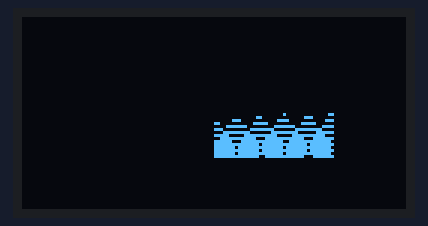
Bench run of a sketch on a simulated Arduino Uno, built with avr-gcc and run on an emulated ATmega328P. Parts: 128×64 one-colour display.

Above: at 0.1 s.

The sketch:

rotateTest.ino
```cpp
#include <Adafruit_SSD1306.h>
#include <Wire.h>
#include <Adafruit_GFX.h>
#include <SPI.h>
#include <EEPROM.h>
#include "sprite.hpp"

#define WHITE SSD1306_WHITE
#define BLACK SSD1306_BLACK

#define SCREEN_WIDTH 128
#define SCREEN_HEIGHT 64
#define SCREEN_ADDRESS 0x3c

#define SDA 0
#define SCL 1

Adafruit_SSD1306 oled(128, 64, &Wire, -1);

void setup() {
  Wire.setSDA(SDA);
  Wire.setSCL(SCL);
  Wire.begin();
  oled.begin(SSD1306_SWITCHCAPVCC, 0x3C);
  oled.clearDisplay();
  oled.fillScreen(BLACK);
  oled.drawBitmap(64, 32, bmp, 40, 15, WHITE);
  oled.display();
}

void loop(){
  }
```

sprite.hpp
```cpp
#ifndef SPRITE_H
#define SPRITE_H

#include <Arduino.h>

const unsigned char bmp[] PROGMEM = {
    0x00, 0x00, 0x01, 0x00, 0x03, 0x00, 0x03, 0x00, 0x03, 0x80, 0x03, 0x80,
    0x07, 0x80, 0x07, 0xc0, 0x07, 0xc0, 0x07, 0xc0, 0x0f, 0xe0, 0x0f, 0xe0,
    0x0f, 0xe0, 0x0f, 0xf0, 0x1f, 0xf0, 0x1f, 0xf0, 0x1f, 0xf0, 0x3f, 0xf8,
    0x3f, 0xf8, 0x3f, 0xf8, 0x3f, 0xfc, 0x7f, 0xfc, 0x7f, 0xfc, 0x7f, 0xfe,
    0x7f, 0xfe, 0xff, 0xfe, 0xff, 0xfe, 0xff, 0xfe, 0xff, 0xfe, 0xff, 0xfe,
    0xff, 0xfe, 0xff, 0xfe, 0xff, 0xfe, 0xff, 0xfe, 0xff, 0xfe, 0xff, 0xfe,
    0x7f, 0xfc, 0x7f, 0xfc, 0x3f, 0xf8, 0x0f, 0xe0};

#endif
```
